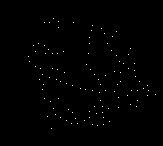
#> input picture inverse voronoi 2d/clustered.bmp, 163 x 146 px
$ python mask_script_bmp.py '../../inverse voronoi 2d' out
#> lines starting #> are read from the running program, lines starting #| are printed output that depends on the picture; after the words box and inside, x2 and y2 are one past the last pixel; in counts of white or black regions, pixels touching at a corner belong together
### scripts/modules/stack_utils.py
import os, sys, shutil
import numpy as np
from pathlib import Path
from PIL import Image
from scipy.ndimage import distance_transform_edt

# [17 lines left out: functions load_image_stack, save_image_stack, compute_distance_transform, not called in this run]

def prep_folder(folder_path: str) -> None:
    """
    Clears all files and subfolders from the given folder if it exists,
    or creates the folder (and any missing parents) if it doesn't.
    """
    folder = Path(folder_path)
    if folder.exists():
        # Remove each child (file or directory) in the folder
        for child in folder.iterdir():
            if child.is_dir():
                shutil.rmtree(child)
            else:
                child.unlink()
    else:
        # Create the folder (and parents) if it doesn’t exist
        folder.mkdir(parents=True, exist_ok=True)

def validate_folder(folder_path: str) -> None:
    if not folder_path.exists():
        print(f"Error: input folder '{folder_path}' does not exist.", file=sys.stderr)
        sys.exit(1)
    if not folder_path.is_dir():
        print(f"Error: '{folder_path}' is not a directory.", file=sys.stderr)
        sys.exit(1)

### scripts/modules/mask_script_bmp.py
import os, cv2, sys, argparse
from pathlib import Path
import numpy as np
import matplotlib.pyplot as plt
from matplotlib.widgets import Slider
from modules.stack_utils import prep_folder, validate_folder


# [133 lines left out: function refine_mask, not called in this run]


def make_masks(input_folder, output_folder, save_examples = False, example_slice = 47):
    # Ensure mask folder exists
#> called with save_examples = False, example_slice = 47
    prep_folder(output_folder)

    # Load BMP files
    image_stack = []
    mask_stack = []
    padding_size = 30
    for filename in sorted(os.listdir(input_folder)):
        if filename.endswith(".bmp"):
            bmp_path = os.path.join(input_folder, filename)
            bmp_image = cv2.imread(bmp_path, cv2.IMREAD_GRAYSCALE)
#> bmp_image: shape (146, 163); 0.46% white in thin lines or dots, all inside (x1, y1, x2, y2) = (28, 18, 156, 129)

            # Add black padding around the image
            padded_image = cv2.copyMakeBorder(bmp_image, padding_size, padding_size, padding_size, padding_size, cv2.BORDER_CONSTANT, value=0)
#> padded_image: shape (206, 223); 0.24% white in thin lines or dots, all inside (x1, y1, x2, y2) = (58, 48, 186, 159)
            image_stack.append(padded_image)
#> pass 2 of the loop in make_masks, `for filename in sorted(os.listdir(input_folder)):`:
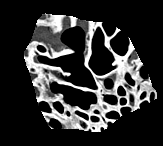
#> input picture inverse voronoi 2d/input.bmp, 163 x 146 px
#> in make_masks, bmp_image is the input picture: shape (146, 163); min 0, max 255, mean 48.5
#> in make_masks, `padded_image = cv2.copyMakeBorder(bmp_image, padding_size, padding_siz..`:
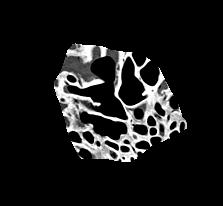
#> padded_image: shape (206, 223); min 0, max 255, mean 25.1

    # Initialize mask and overlay stacks
    num_images = len(image_stack)
#> num_images = 2
    index = 0
    step = 0

    # Process each image to generate masks and overlays
    for img in image_stack:
        if (100*(index)/num_images)//10 != (100*(index+1)/num_images)//10:
            print(f"{index}/{num_images}")
        index += 1

        # Binary Thresholding
        _, start_img = cv2.threshold(img, 1, 255, cv2.THRESH_BINARY)
        if save_examples and index == example_slice:
            cv2.imwrite(f"step-{step}.png", start_img)
            step += 1

        # Dilation to ensure all white pixels are included in the mask
        dilated = cv2.dilate(start_img, np.ones((3, 3), np.uint8), iterations=3)

        if save_examples and index == example_slice:
            cv2.imwrite(f"step-{step}.png", dilated)
            step += 1

        # Morphological Gradient to get edges
        gradient = cv2.morphologyEx(dilated, cv2.MORPH_GRADIENT, np.ones((3, 3), np.uint8))

        if save_examples and index == example_slice:
            cv2.imwrite(f"step-{step}.png", gradient)
            step += 1

        # Gaussian Blur to smooth edges
        blurred_img = cv2.GaussianBlur(gradient, (5, 5), 0)

        if save_examples and index == example_slice:
            cv2.imwrite(f"step-{step}.png", blurred_img)
            step += 1

        # Morphological Closing to fill in gaps within the porous structure
        closed = cv2.morphologyEx(blurred_img, cv2.MORPH_CLOSE, np.ones((17, 17), np.uint8))

        if save_examples and index == example_slice:
            cv2.imwrite(f"step-{step}.png", closed)
            step += 1

        # Create Mask using contours
        mask = np.zeros_like(img)
        contours, _ = cv2.findContours(closed, cv2.RETR_EXTERNAL, cv2.CHAIN_APPROX_SIMPLE)
        cv2.drawContours(mask, contours, -1, color=255, thickness=cv2.FILLED)

        if save_examples and index == example_slice:
            cv2.imwrite(f"step-{step}.png", mask)
            step += 1

        # Gaussian Blur to smooth edges
        smoothed_mask = cv2.GaussianBlur(mask, (75, 75), 0)

        if save_examples and index == example_slice:
            cv2.imwrite(f"step-{step}.png", smoothed_mask)
            step += 1

        # Threshold after blur to retain binary form
        _, blurred_img = cv2.threshold(smoothed_mask, 127, 255, cv2.THRESH_BINARY)

        if save_examples and index == example_slice:
            cv2.imwrite(f"step-{step}.png", blurred_img)
            step += 1

        # Erode to make mask boundaries hug the edge of the image data
        final_mask = cv2.erode(blurred_img, np.ones((6, 6), np.uint8)  , cv2.BORDER_REFLECT)

        if save_examples and index == example_slice:
            cv2.imwrite(f"step-{step}.png", final_mask)
            step += 1

        # Crop final mask back to the original image size
        cropped_mask = final_mask[padding_size:-padding_size, padding_size:-padding_size]

        # Save mask as BMP file
        mask_filename = os.path.join(output_folder, f"mask_{index:03d}.bmp")
        cv2.imwrite(mask_filename, cropped_mask)
        mask_stack.append(cropped_mask)
#> this loop made 2 passes
#> index on passes 1 to 2: 1, 2
#| 0/2
#| 1/2
#> pass 1, in make_masks, `closed = cv2.morphologyEx(blurred_img, cv2.MORPH_CLOSE, np.ones((17, 1..`:
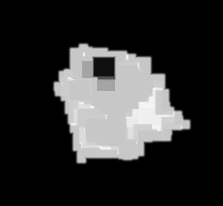
#> closed: shape (206, 223); min 0, max 250, mean 45.4
#> after the loop: blurred_img: shape (206, 223); 30.2% white; 1 white region, box (x1, y1, x2, y2) and area: (49, 39, 190, 167) 13891
#> after the loop: dilated: shape (206, 223); 24.7% white; 1 white region, box (x1, y1, x2, y2) and area: (51, 40, 190, 165) 11344
#> after the loop: gradient: shape (206, 223); 4.7% white in thin lines or dots, all inside (x1, y1, x2, y2) = (50, 39, 191, 166)
#> after the loop: mask: shape (206, 223); 31.2% white; 1 white region, box (x1, y1, x2, y2) and area: (48, 37, 193, 168) 14335
#> after the loop:
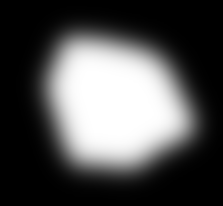
#> smoothed_mask: shape (206, 223); min 0, max 255, mean 79.6
#> after the loop:
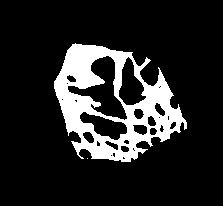
#> start_img: shape (206, 223); 14.9% white; 2 white regions (1 under 20 px), largest, box (x1, y1, x2, y2) and area: (54, 43, 187, 162) 6839
#> after the loop, index = 2; mask_stack = 2 items; step = 0
    return ([img[padding_size:-padding_size, padding_size:-padding_size] for img in image_stack], mask_stack)


def compare_mask(images, masks, title = "Mask Comparison"):
    mask_stack = []
    overlay_stack = []
    for img, mask in zip(images, masks):
        # Otsu’s Thresholding for binary image comparison
        _, img_bin = cv2.threshold(img, 0, 255, cv2.THRESH_BINARY + cv2.THRESH_OTSU)
        _, mask_bin = cv2.threshold(mask, 254, 255, cv2.THRESH_BINARY)

        # Create overlay with white for overlap, gray for mask-only regions, and black elsewhere
        overlap = cv2.bitwise_and(img_bin, mask_bin)  # Areas where both DICOM image and mask are white
        mask_only = cv2.bitwise_and(mask_bin, cv2.bitwise_not(img_bin))  # Areas where only mask is white
        image_only = cv2.bitwise_and(img_bin, cv2.bitwise_not(mask_bin))  # Areas where only image is white

        # Assign pixel intensities for overlay
        overlay = np.zeros_like(img_bin)
        overlay[overlap > 0] = 255  # White for overlap
        overlay[mask_only > 0] = 127  # Gray for mask-only areas
        overlay[image_only > 0] = 80 # Dark Gray for image-only areas

        # Append the mask and overlay to stacks
        mask_stack.append(mask)
        overlay_stack.append(overlay)

    # Set up interactive viewer with matplotlib
    fig, (img_ax, mask_ax, overlay_ax) = plt.subplots(1, 3, figsize=(15, 5))
    plt.subplots_adjust(bottom=0.2)

    # Initialize display with the first slice
    img_ax.imshow(images[0], cmap="gray")
    img_ax.set_title("Image Slice")
    img_ax.axis("off")

    mask_ax.imshow(mask_stack[0], cmap="gray")
    mask_ax.set_title("Mask Slice")
    mask_ax.axis("off")

    overlay_ax.imshow(overlay_stack[0], cmap="gray")
    overlay_ax.set_title("Overlay (White=Overlap, Light Gray=Mask Only, Dark Gray=Image Only)")
    overlay_ax.axis("off")

    # Add a slider for scrolling through slices
    ax_slider = plt.axes([0.25, 0.05, 0.5, 0.03], facecolor="lightgoldenrodyellow")
    slider = Slider(ax_slider, "Slice", 0, len(images) - 1, valinit=0, valstep=1)
    update = lambda val: [ax.imshow(stack[int(slider.val)], cmap="gray") for ax, stack in zip((img_ax, mask_ax, overlay_ax), (images, mask_stack, overlay_stack))] or fig.canvas.draw_idle()
    slider.on_changed(update)

    plt.title(title)
    plt.show()

if __name__ == "__main__":
    parser = argparse.ArgumentParser(description="Creates a 2d mask of the image stack.")
    parser.add_argument("input_folder", type=Path, help="Path to the input folder (must already exist).")
    parser.add_argument("output_folder", type=Path, help="Path to the output folder (will be cleared or created).")
    args = parser.parse_args()
    validate_folder(args.input_folder)

    images, masks = make_masks(args.input_folder, args.output_folder)
#> images = 2 items; masks = 2 items
    compare_mask(images, masks)
#> the loop in compare_mask, `for img, mask in zip(images, masks):` made 2 passes
#> after the loop in compare_mask, `for img, mask in zip(images, masks):`:
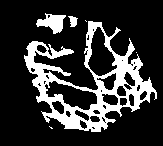
#> img_bin: shape (146, 163); 20.6% white; 6 white regions (3 under 20 px), largest, box (x1, y1, x2, y2) and area: (24, 21, 157, 132) 4490, (36, 13, 66, 34) 341, (68, 16, 78, 27) 70
#> after the loop in compare_mask, `for img, mask in zip(images, masks):`:
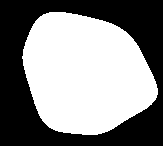
#> mask_bin: shape (146, 163); 52.8% white; 1 black region, box (x1, y1, x2, y2) and area: (0, 0, 163, 146) 11227
#> after the loop in compare_mask, `for img, mask in zip(images, masks):`:
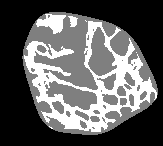
#> overlay: shape (146, 163); min 0, max 255, mean 93.5
#> in compare_mask, `plt.show()`:
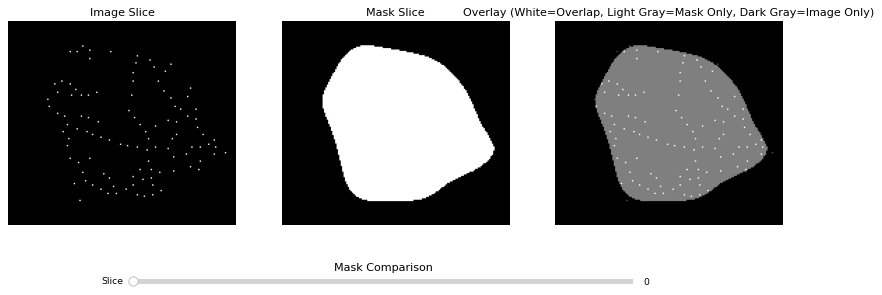
#> figure drawn by matplotlib, 4 panels
